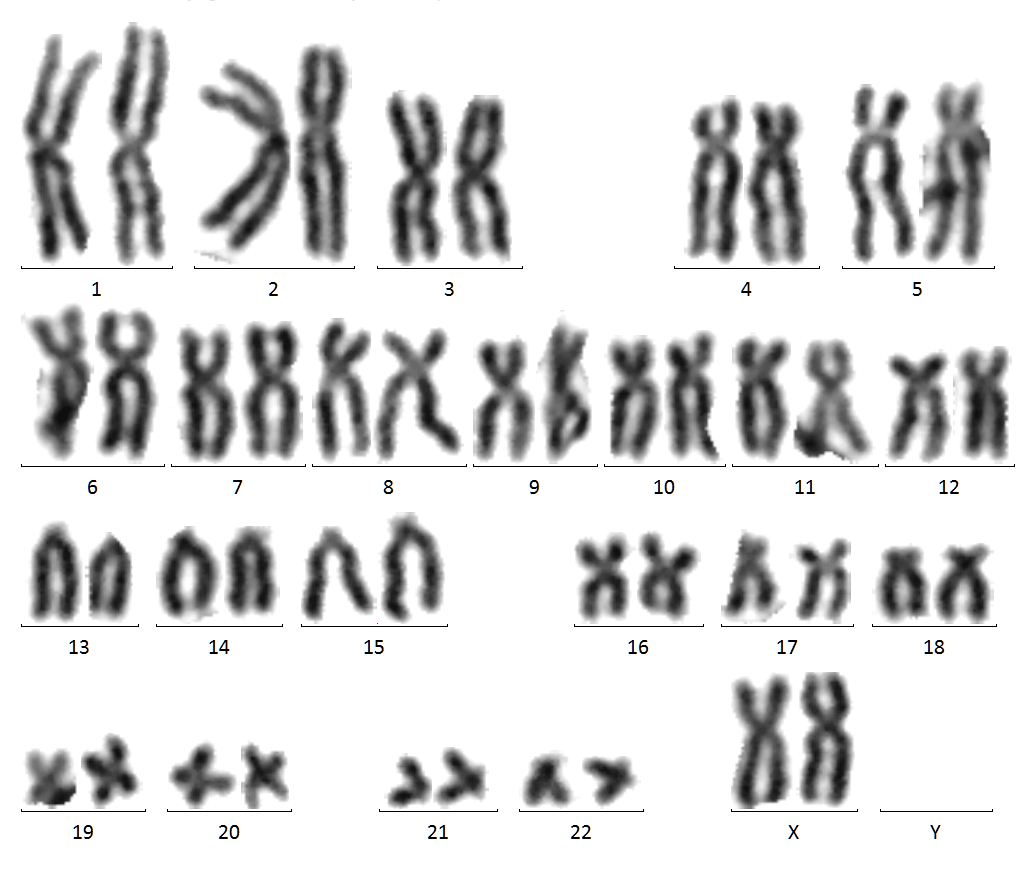
#> input picture script/gui/images/karyotype_10.bmp, 1017 x 896 px; its folder holds only this picture in this run
$ python -i data_utils.py   (imports and definitions only)   (older library calls are emulated)
#> lines starting #> are read from the running program, lines starting #| are printed output that depends on the picture; after the words box and inside, x2 and y2 are one past the last pixel; in counts of white or black regions, pixels touching at a corner belong together
import os
import pickle
import numpy as np
import cv2
import functools
from random import shuffle

from script.util import learning_utils, general_utils, image_utils


# [532 lines left out: functions process_annotated_data, annotated_data_to_image_ids_and_points, read_annotated_file, split_multiple_data_lists, split_data_list, generate_data and 4 more, not called in this run]


def expand_image_dims(image):
    image = image.reshape((*image.shape, 1))
    return image


# [203 lines left out: functions normalize_data, partially_normalize_data, normalize_image, denormalize_image, calculate_sample_mean_image, view_sample_data and 4 more, not called in this run]


def process_karyotyping_image(image, verbose=False):
#> called with verbose = False
    gray = cv2.cvtColor(image, cv2.COLOR_RGB2GRAY)
    ret, thresh = cv2.threshold(gray, 254, 255, cv2.THRESH_BINARY_INV)
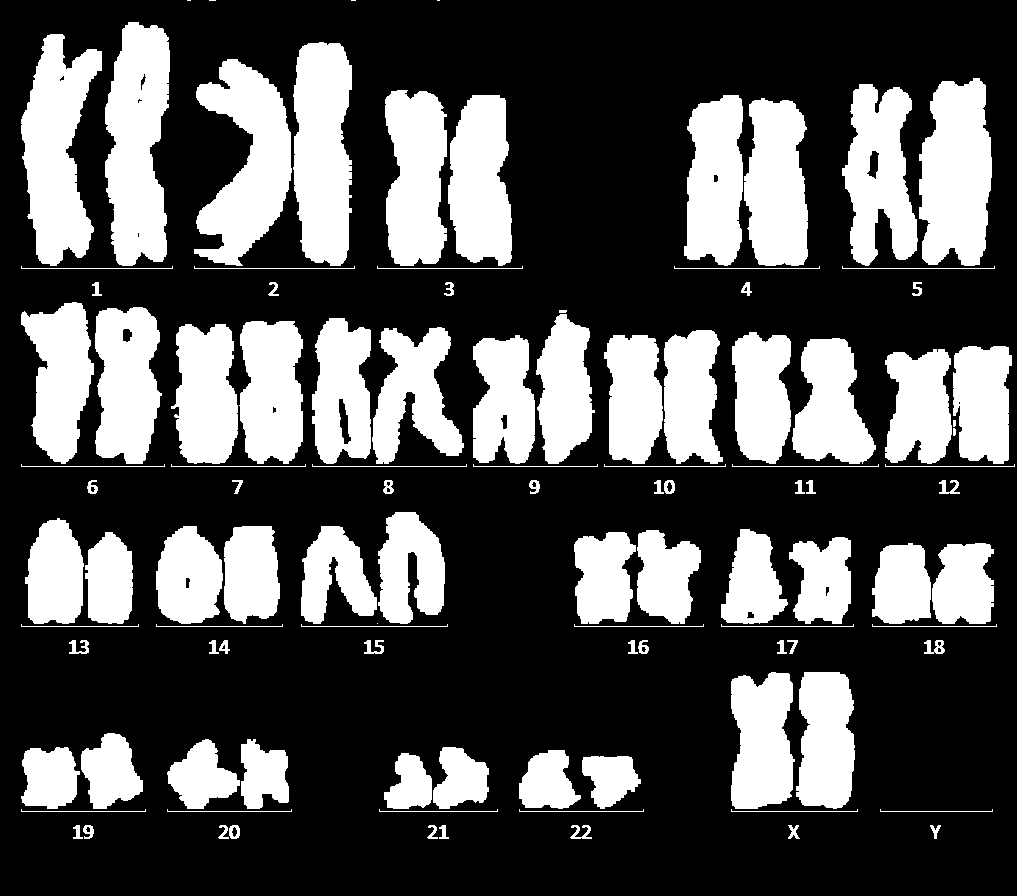
#> thresh: shape (896, 1017); 31.9% white; 110 white regions (5 under 20 px)
    # if debug:
    #     image_utils.show_image(thresh)

    _, contours, hierarchy = cv2.findContours(thresh, cv2.RETR_TREE, cv2.CHAIN_APPROX_SIMPLE)
#> contours = 136 contours, 42 with area under 20; largest, box (x1, y1, x2, y2) and area: (105, 22, 170, 266) 11938, (21, 34, 102, 266) 11096, (194, 59, 292, 266) 10993, (293, 42, 352, 266) 10888, (919, 78, 992, 266) 10823

    num_contour = len(contours)
#> num_contour = 136

    # Find area threshold - taking the 46-th largest area
    areas = list()
    for idx in range(num_contour):
        is_outer_contour = hierarchy[0][idx][3] == -1
        if is_outer_contour:
            area = cv2.contourArea(contours[idx])
            areas.append(area)
#> this loop made 136 passes
#> (is_outer_contour, area) on passes 1, 2, 3, 4, 5, 6, 8, 9: (True, 47), (True, 64), (True, 98.5), (True, 51.5), (True, 49), (True, 116), (True, 49), (True, 86.5)
#> after the loop, areas = 110 values, max 11938 at index 105, min 0 at index 40, mean 2533.7
    areas.sort(reverse=True)

    if len(areas) < 46 and verbose:
        print("There are less than 46 chromosomes in the image.")

    area_threshold = areas[45] - 0.00001
#> area_threshold = 1759

    chosen_contours = list()
    for idx in range(num_contour):
        contour = contours[idx]
        if cv2.contourArea(contour) < area_threshold:
            continue
        chosen_contours.append(contour)
#> this loop made 136 passes
#> contour on pass 47: [[377, 623]]
#> after the loop, chosen_contours = 46 contours; largest, box (x1, y1, x2, y2) and area: (105, 22, 170, 266) 11938, (21, 34, 102, 266) 11096, (194, 59, 292, 266) 10993, (293, 42, 352, 266) 10888, (919, 78, 992, 266) 10823

    chosen_bounding_box = list()
    component_size = 0
    # TODO: Fix this contour selection (so that we can positively select all chosen_contours, not just first 46)
    for contour in chosen_contours[:46]:
        x, y, w, h = cv2.boundingRect(contour)
        component_size = max(w, component_size)
        component_size = max(h, component_size)

        chosen_bounding_box.append([x, y, w, h])
#> this loop made 46 passes
#> (x, y, w, h, component_size) on passes 1 to 8: (582, 756, 59, 53, 59), (384, 753, 48, 56, 59), (519, 750, 62, 59, 62), (433, 747, 56, 62, 62), (21, 747, 59, 62, 62), (241, 739, 48, 70, 70), (167, 739, 73, 70, 73), (81, 733, 62, 76, 76)
#> after the loop, chosen_bounding_box = 46 items, first 6: [582, 756, 59, 53], [384, 753, 48, 56], [519, 750, 62, 59], [433, 747, 56, 62], [21, 747, 59, 62], [241, 739, 48, 70]

    component_size = component_size + 50
#> component_size = 294
    chromosomes = list()
    for x, y, w, h in chosen_bounding_box:
        # create a white image of size 512
        white_image = 255 - np.zeros(shape=(component_size, component_size, 3))

        # calculate corresponding top-left point in white image
        new_x = int((component_size - w) / 2)
        new_y = int((component_size - h) / 2)

        # copy bounding box patch from karyotype image into white image
        white_image[new_y: (new_y + h), new_x: (new_x + w)] = image[y: (y + h), x: (x + w)]

        white_image = white_image.astype('uint8')
        chromosomes.append(white_image)
#> this loop made 46 passes
#> (x, y, w, h, new_x, new_y) on passes 1 to 8: (582, 756, 59, 53, 117, 120), (384, 753, 48, 56, 123, 119), (519, 750, 62, 59, 116, 117), (433, 747, 56, 62, 119, 116), (21, 747, 59, 62, 117, 116), (241, 739, 48, 70, 123, 112), (167, 739, 73, 70, 110, 112), (81, 733, 62, 76, 116, 109)
#> pass 1, in process_karyotyping_image, `white_image = white_image.astype('uint8')`:
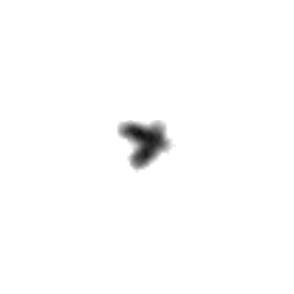
#> white_image: shape (294, 294, 3); min 20, max 255, mean 252.2
#> pass 2, in process_karyotyping_image, `white_image = white_image.astype('uint8')`:
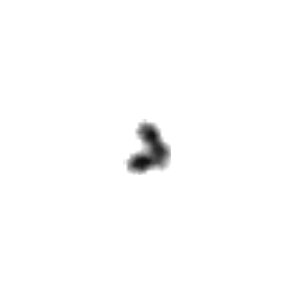
#> white_image: shape (294, 294, 3); min 14, max 255, mean 252.5
#> pass 3, in process_karyotyping_image, `white_image = white_image.astype('uint8')`:
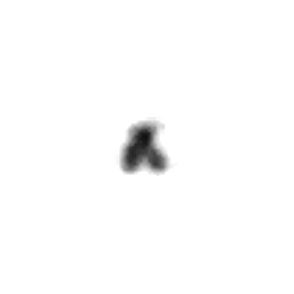
#> white_image: shape (294, 294, 3); min 17, max 255, mean 251.9
#> after the loop:
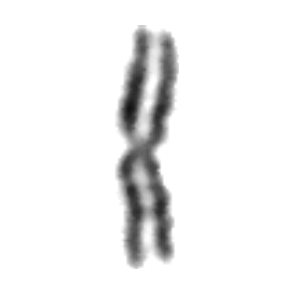
#> white_image: shape (294, 294, 3); min 17, max 255, mean 240.2
#> after the loop, chromosomes = 46 items

    return chromosomes


# [84 lines left out: functions remove_chromosomes, directory_to_images_files_and_labels, not called in this run]

>>> import cv2
>>> picture = cv2.cvtColor(cv2.imread('../gui/images/karyotype_10.bmp'), cv2.COLOR_BGR2RGB)
>>> result = process_karyotyping_image(picture)
#> result = 46 items

$ run again, on script/gui/images/karyotype_11.bmp
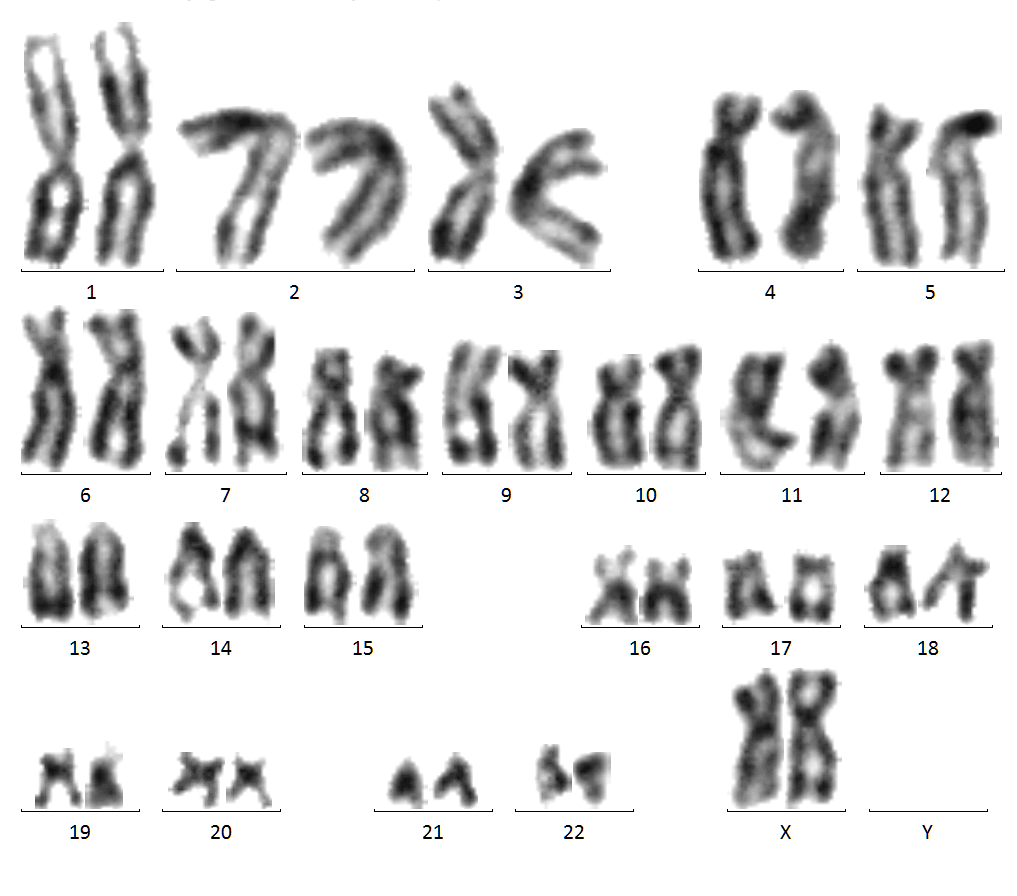
#> input picture script/gui/images/karyotype_11.bmp, 1017 x 896 px
#> in process_karyotyping_image, `ret, thresh = cv2.threshold(gray, 254, 255, cv2.THRESH_BINARY_INV)`:
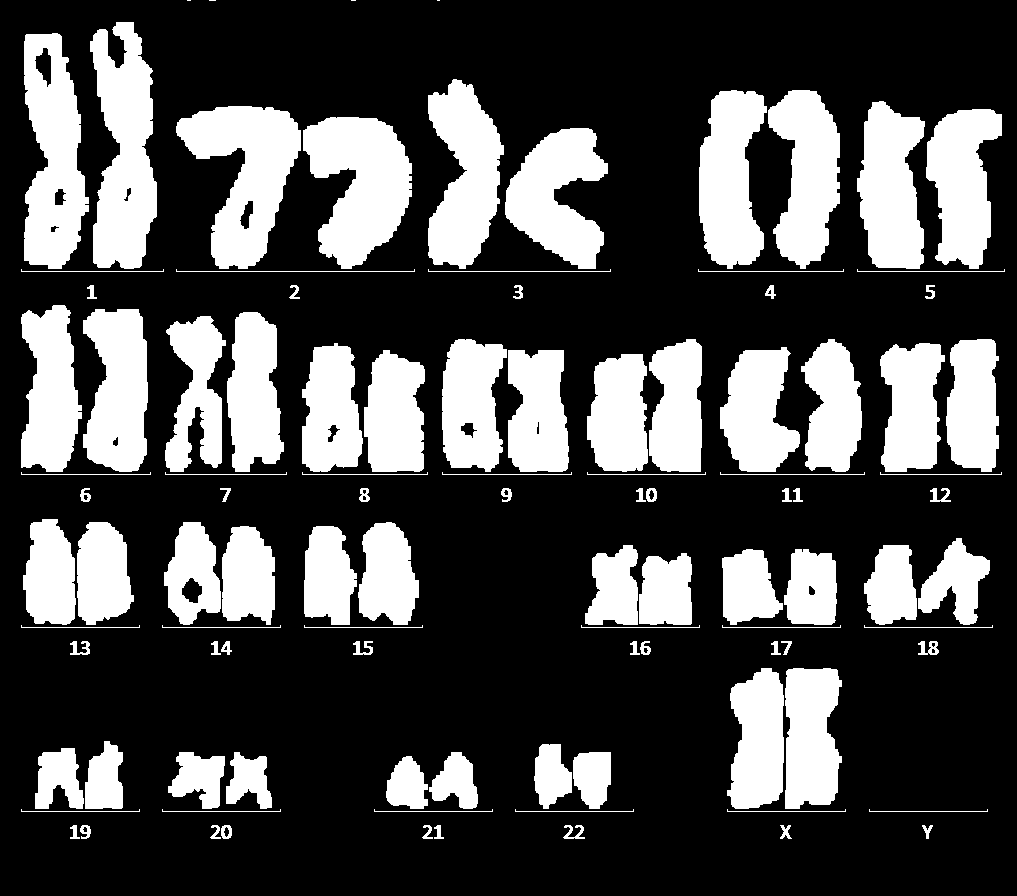
#> thresh: shape (896, 1017); 29.2% white; 106 white regions (4 under 20 px)
#> contours = 129 contours, 34 with area under 20; largest, box (x1, y1, x2, y2) and area: (90, 22, 157, 269) 11081, (176, 106, 301, 269) 10990, (24, 33, 89, 269) 10692, (303, 117, 412, 269) 10674, (428, 79, 504, 269) 9120
#> num_contour = 129
#> the loop in process_karyotyping_image, `for idx in range(num_contour):` made 129 passes
#> (is_outer_contour, area) on passes 1, 2, 3, 4, 5, 6, 8, 9: (True, 47), (True, 64), (True, 98.5), (True, 51.5), (True, 49), (True, 116), (True, 49), (True, 86.5)
#> after the loop in process_karyotyping_image, `for idx in range(num_contour):`: areas = 106 values, max 11081 at index 101, min 0 at index 102, mean 2411.2
#> area_threshold = 1517
#> after the loop in process_karyotyping_image, `for idx in range(num_contour):`: chosen_contours = 46 contours; largest, box (x1, y1, x2, y2) and area: (90, 22, 157, 269) 11081, (176, 106, 301, 269) 10990, (24, 33, 89, 269) 10692, (303, 117, 412, 269) 10674, (428, 79, 504, 269) 9120
#> the loop in process_karyotyping_image, `for contour in chosen_contours[:46]:` made 46 passes
#> (x, y, w, h, component_size) on passes 1 to 8: (386, 756, 42, 53, 53), (573, 752, 38, 57, 57), (429, 752, 49, 57, 57), (226, 752, 46, 57, 57), (168, 752, 57, 57, 57), (35, 748, 49, 61, 61), (534, 744, 38, 65, 65), (85, 741, 38, 68, 68)
#> after the loop in process_karyotyping_image, `for contour in chosen_contours[:46]:`: chosen_bounding_box = 46 items, first 6: [386, 756, 42, 53], [573, 752, 38, 57], [429, 752, 49, 57], [226, 752, 46, 57], [168, 752, 57, 57], [35, 748, 49, 61]
#> in process_karyotyping_image, `component_size = component_size + 50`: component_size = 297
#> the loop in process_karyotyping_image, `for x, y, w, h in chosen_bounding_box:` made 46 passes
#> (x, y, w, h, new_x, new_y) on passes 1 to 8: (386, 756, 42, 53, 127, 122), (573, 752, 38, 57, 129, 120), (429, 752, 49, 57, 124, 120), (226, 752, 46, 57, 125, 120), (168, 752, 57, 57, 120, 120), (35, 748, 49, 61, 124, 118), (534, 744, 38, 65, 129, 116), (85, 741, 38, 68, 129, 114)
#> after the loop in process_karyotyping_image, `for x, y, w, h in chosen_bounding_box:`:
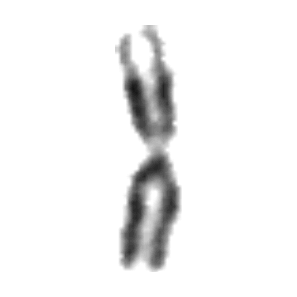
#> white_image: shape (297, 297, 3); min 20, max 255, mean 241.5
#> after the loop in process_karyotyping_image, `for x, y, w, h in chosen_bounding_box:`: chromosomes = 46 items

$ run again, on script/gui/images/karyotype_12.bmp
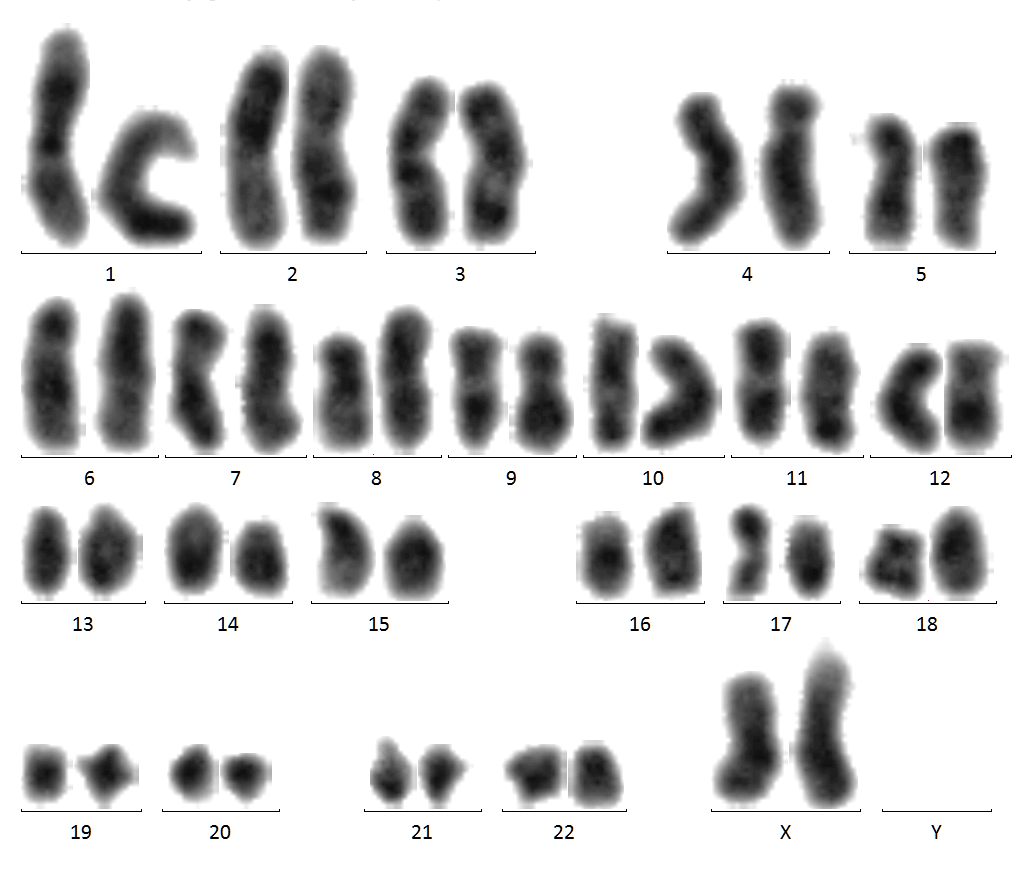
#> input picture script/gui/images/karyotype_12.bmp, 1017 x 896 px
#> in process_karyotyping_image, `ret, thresh = cv2.threshold(gray, 254, 255, cv2.THRESH_BINARY_INV)`:
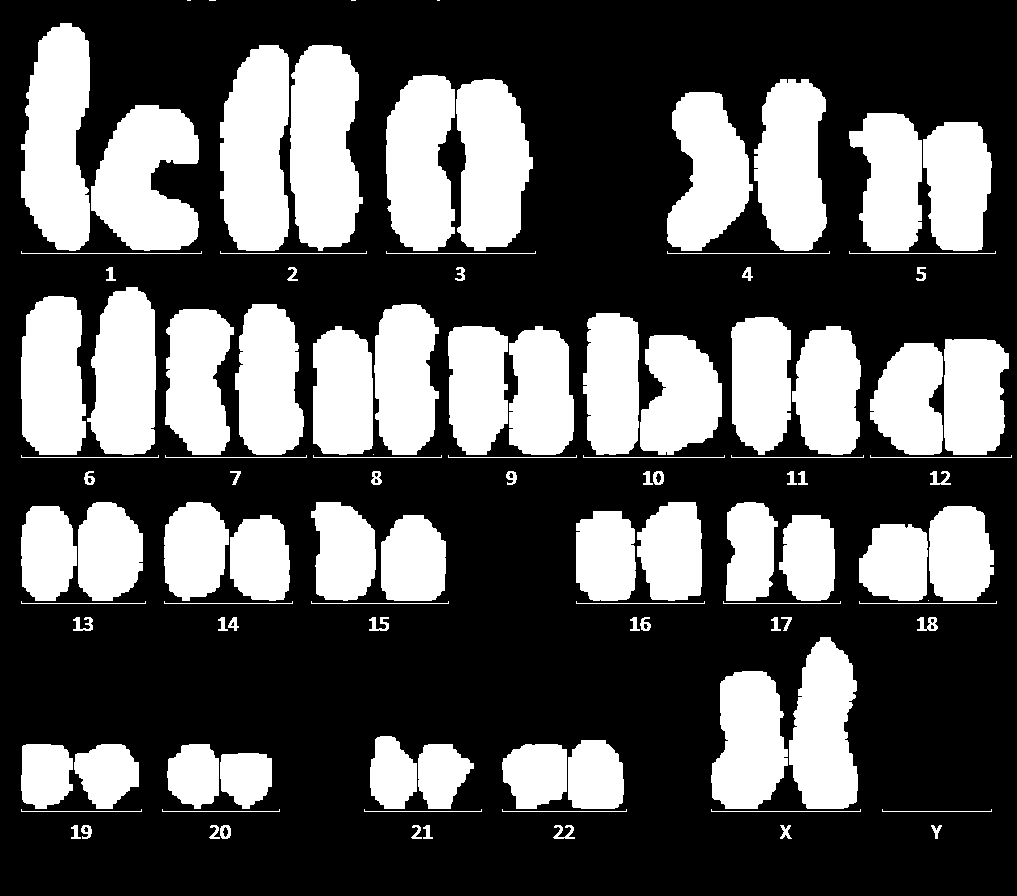
#> thresh: shape (896, 1017); 33.9% white; 108 white regions (6 under 20 px)
#> contours = 120 contours, 36 with area under 20; largest, box (x1, y1, x2, y2) and area: (290, 45, 363, 251) 11837, (21, 23, 90, 251) 11800, (220, 45, 289, 251) 11546, (91, 105, 199, 251) 10766, (456, 79, 533, 251) 9954
#> num_contour = 120
#> the loop in process_karyotyping_image, `for idx in range(num_contour):` made 120 passes
#> (is_outer_contour, area) on passes 1, 2, 3, 4, 5, 6, 8, 9: (True, 47), (True, 64), (True, 98.5), (True, 51.5), (True, 49), (True, 116), (True, 49), (True, 86.5)
#> after the loop in process_karyotyping_image, `for idx in range(num_contour):`: areas = 108 values, max 11837 at index 101, min 0 at index 40, mean 2747.6
#> area_threshold = 2242.5
#> the loop in process_karyotyping_image, `for idx in range(num_contour):` made 120 passes
#> contour on pass 47: [[928, 600]]
#> after the loop in process_karyotyping_image, `for idx in range(num_contour):`: chosen_contours = 46 contours; largest, box (x1, y1, x2, y2) and area: (290, 45, 363, 251) 11837, (21, 23, 90, 251) 11800, (220, 45, 289, 251) 11546, (91, 105, 199, 251) 10766, (456, 79, 533, 251) 9954
#> the loop in process_karyotyping_image, `for contour in chosen_contours[:46]:` made 46 passes
#> (x, y, w, h, component_size) on passes 1 to 8: (220, 753, 52, 56, 56), (502, 744, 65, 65, 65), (418, 744, 56, 65, 65), (167, 744, 52, 65, 65), (74, 744, 65, 65, 65), (21, 744, 52, 65, 65), (568, 740, 56, 69, 69), (370, 736, 47, 73, 73)
#> after the loop in process_karyotyping_image, `for contour in chosen_contours[:46]:`: chosen_bounding_box = 46 items, first 6: [220, 753, 52, 56], [502, 744, 65, 65], [418, 744, 56, 65], [167, 744, 52, 65], [74, 744, 65, 65], [21, 744, 52, 65]
#> in process_karyotyping_image, `component_size = component_size + 50`: component_size = 278
#> the loop in process_karyotyping_image, `for x, y, w, h in chosen_bounding_box:` made 46 passes
#> (x, y, w, h, new_x, new_y) on passes 1 to 8: (220, 753, 52, 56, 113, 111), (502, 744, 65, 65, 106, 106), (418, 744, 56, 65, 111, 106), (167, 744, 52, 65, 113, 106), (74, 744, 65, 65, 106, 106), (21, 744, 52, 65, 113, 106), (568, 740, 56, 69, 111, 104), (370, 736, 47, 73, 115, 102)
#> after the loop in process_karyotyping_image, `for x, y, w, h in chosen_bounding_box:`:
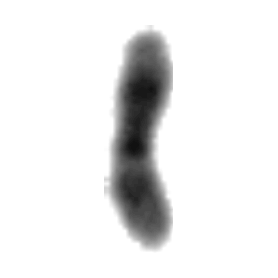
#> white_image: shape (278, 278, 3); min 17, max 255, mean 234.4
#> after the loop in process_karyotyping_image, `for x, y, w, h in chosen_bounding_box:`: chromosomes = 46 items
